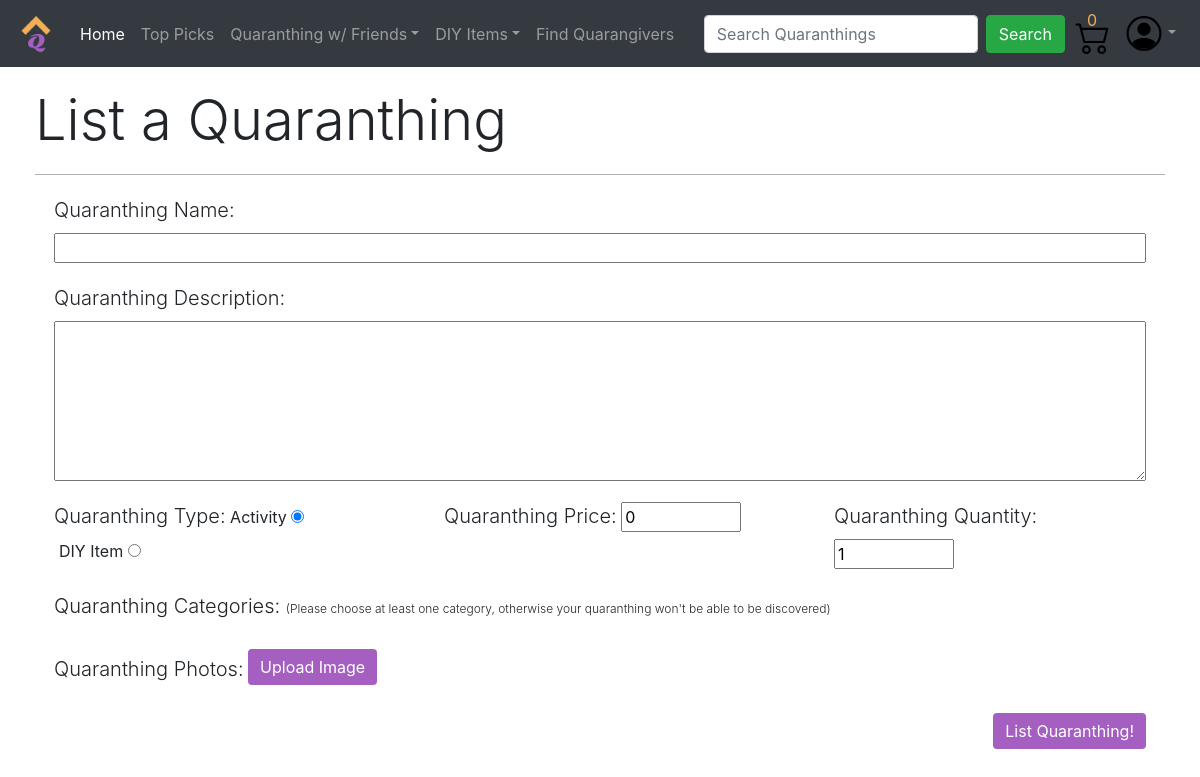
Page /quaranthings/new (signed in) on the earlier database version.
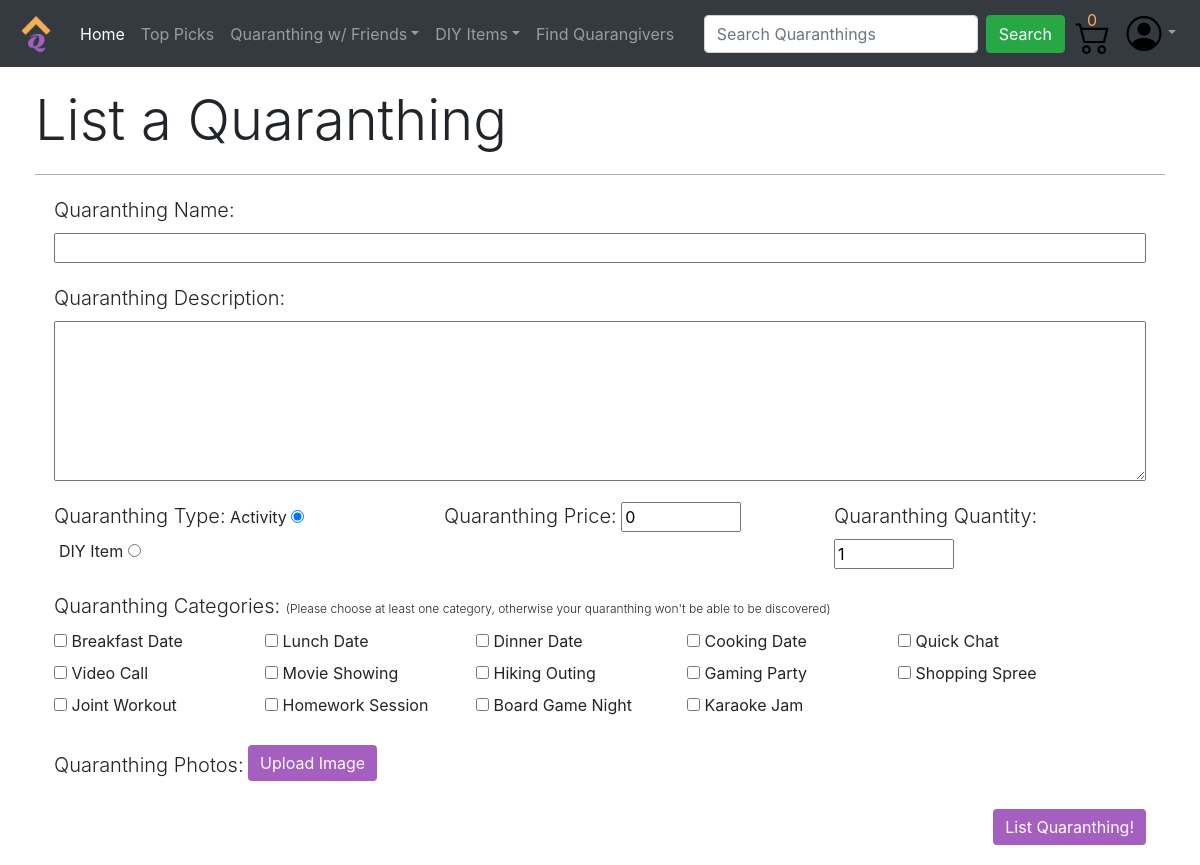
Same page on the later database version.
### quaranthings/models.py (models this page shows)
class Category(models.Model):
    name = models.CharField(max_length = 255)
    category_type = models.CharField(max_length = 40)
    products = models.ManyToManyField(Product, related_name="categories")
    created_at = models.DateTimeField(auto_now_add=True)
    updated_at = models.DateTimeField(auto_now=True)

### quaranthings/views.py (the view)
# urls.py: path('/new', views.new_quaranthing),
def new_quaranthing(request):
    context = {
        'activity_categories':Category.objects.filter(category_type = 'activity').all(),
        'diy_categories': Category.objects.filter(category_type = 'DIY Item').all()
    }
    return render(request, 'new_quaranthing.html', context)

### quaranthings/templates/new_quaranthing.html (shortened to what this page needs)
<!DOCTYPE html>
<html lang="en">
    <head>
        {% load static %}
        <link rel="stylesheet" href="https://stackpath.bootstrapcdn.com/bootstrap/4.5.0/css/bootstrap.min.css">
        <link rel="stylesheet" href="https://cdnjs.cloudflare.com/ajax/libs/font-awesome/5.14.0/css/all.min.css">
    </head>
    <body>
        <nav class="navbar navbar-expand-md bg-dark navbar-dark">
            <a class="navbar-brand" href="http://localhost:8000"><img class = "icons" src="{% static 'logo.png' %}" alt="Quaranthings logo"></a>
            <div class="collapse navbar-collapse" id="navbarSupportedContent">
              <ul class="navbar-nav mr-auto">
                <li class="nav-item active">
                  <a class="nav-link" href="http://localhost:8000">Home <span class="sr-only">(current)</span></a>
                </li>
                <li class="nav-item">
                    <a class="nav-link" href="#">Top Picks<span class="sr-only">(current)</span></a>
                  </li>
                <li class="nav-item dropdown">
                    <a class="nav-link dropdown-toggle" href="#" id="navbarDropdown" role="button" data-toggle="dropdown" aria-haspopup="true" aria-expanded="false">Quaranthing w/ Friends</a>
                </li>
                <li class="nav-item dropdown">
                    <a class="nav-link dropdown-toggle" href="#" id="navbarDropdown" role="button" data-toggle="dropdown" aria-haspopup="true" aria-expanded="false">DIY Items</a>
                </li>
                <li class="nav-item">
                  <a class="nav-link" href="#">Find Quarangivers</a>
                </li>
              </ul>
              <ul class="navbar-nav ml-auto">
                <form class="form-inline  my-lg-0">
                    <input class="form-control mr-sm-2" type="search" placeholder="Search Quaranthings" aria-label="Search" id = "search">
                    <button class="btn btn-success my-2 my-sm-0" type="submit">Search</button>
                </form>
                <li class="nav-item">
                    <a class="nav-link nav_svg_link" href="#"><img src="{% static 'shop_cart.svg' %}" alt="shopping cart" class = "nav_svg icons" id = "cart"><p id = "cart_items">0</p></a>
                </li>
                {% if request.session.logged_user %}
                <li class="nav-item dropdown">
                    <a class="nav-link dropdown-toggle" href="#" id="navbarDropdown" role="button" data-toggle="dropdown" aria-haspopup="true" aria-expanded="false"><img src="{% static 'person.svg' %}" alt="profile icon " class = "nav_svg icons" ></a>
                </li>
                {% else %}
                <li>
                    <a href="http://localhost:8000/login" class = "btn btn-link" style = "margin-top: 6px;">Login</a>
                </li>
                {% endif %}
              </ul>
            </div>
        </nav>
        {% if request.session.logged_user %}
        <div class = "container" style = "padding: 20px 5px;">
            <h1 class = "display-4">List a Quaranthing</h1>
            <div class = "dropdown-divider" style="border-top: 1px solid black !important; opacity: 30%; margin-top: 20px;"></div>
            <div class = "container" style="margin-top: 20px;">
                <form action="http://localhost:8000/quaranthings/process_new_quaranthing" method = "POST" enctype="multipart/form-data" style="padding: 0px 4px">
                    <div class = "field">
                        <label class = "lead">Quaranthing Name:</label>
                        <input type="text" name="name" class = "long_input" required>
                    </div>
                    <div class = "field">
                        <label class = "lead">Quaranthing Description:</label>
                        <textarea name="description" class = "long_input"></textarea>
                    </div>
                    <div style = "width: fit-content; display: flex;">
                        <div class = "field small_field" style="margin-right: 70px;">
                            <label class = "lead">Quaranthing Type:</label>
                            <label>Activity</label>
                            <input type="radio" name="thing_type" value = "activity" checked="checked" id = "activity_cat" onclick="javascript:yesnoCheck();">
                            <label style = "margin-left: 5px;">DIY Item</label>
                            <input type="radio" name="thing_type" value = "diy_item" id = "diy_cat" onclick="javascript:yesnoCheck();">
                        </div>
                        <div class = "field small_field" style="margin-right: 70px;">
                            <label class = "lead">Quaranthing Price:</label>
                            <input type="number" step="0.01" name="price" class = "small_input" value = "0" required>
                        </div>
                        <div class = "field small_field">
                            <label class = "lead">Quaranthing Quantity:</label>
                            <input type="number" name="stock" class = "small_input" value = "1" required>
                        </div>
                    </div>
                    <div class = "field">
                        <label class = "lead" style="display: block;">Quaranthing Categories: <span style="font-size: 12px;">(Please choose at least one category, otherwise your quaranthing won't be able to be discovered)</span></label>
                        <div style = "display:flex;">
                        {% for category in activity_categories %}
                        {% if forloop.counter0|divisibleby:5 %}
                        </div>
                        <div class = "activity" style="display: flex;">
                            <div class = "category" style="width: 170px;">
                                <input type="checkbox" name="{{category.name}}">
                                <label>{{category.name}}</label>
                            </div>
                        {% else %}
                            <div class = "category" style="width: 170px;">
                                <input type="checkbox" name="{{category.name}}">
                                <label>{{category.name}}</label>
                            </div>
                        {% endif %}
                        {% endfor %}
                        </div>
                    </div>
                    <div class = "field">
                        <label class = "lead">Quaranthing Photos:</label>
                        <label class = "btn btn-primary" for="file" style="cursor: pointer;">Upload Image</label>
                    </div>
                    <button class = "btn btn-primary ml-auto" style = "display: block;">List Quaranthing!</button>
                </form>
            </div>
        </div>
        {% endif %}
    </body>
</html>

### quaranthings/templates/new_quaranthing.html (style rules this page uses)
.icons { height: 40px; width: 40px; }
.nav_svg_link { margin-top: 8px; }
.nav_svg { height:35px; fill: white; }
#cart { margin-top: -5px; margin-right: -5px; }
#cart_items { color: #f2af58; display: block; margin-top: -46px; margin-left: 14px; }
nav { background-color: silver; }
.field { margin-bottom: 20px; }
.long_input { width: 100%; display: block; }
textarea { height: 20vh; }
.small_field { width: 320px; }
.small_input { width: 120px; }
.category { margin-right: 41px; }
.btn-primary, .btn-primary:active, .btn-primary:visited { background-color: #a45fc1 !important; border: none; }

Differences in the rows shown:
added Category: name "Breakfast Date"
added Category: name "Lunch Date"
added Category: name "Dinner Date"
added Category: name "Cooking Date"
added Category: name "Quick Chat"
added Category: name "Video Call"
added Category: name "Movie Showing"
added Category: name "Hiking Outing"
added Category: name "Gaming Party"
added Category: name "Shopping Spree"
added Category: name "Joint Workout"
added Category: name "Homework Session"
added Category: name "Board Game Night"
added Category: name "Karaoke Jam"
